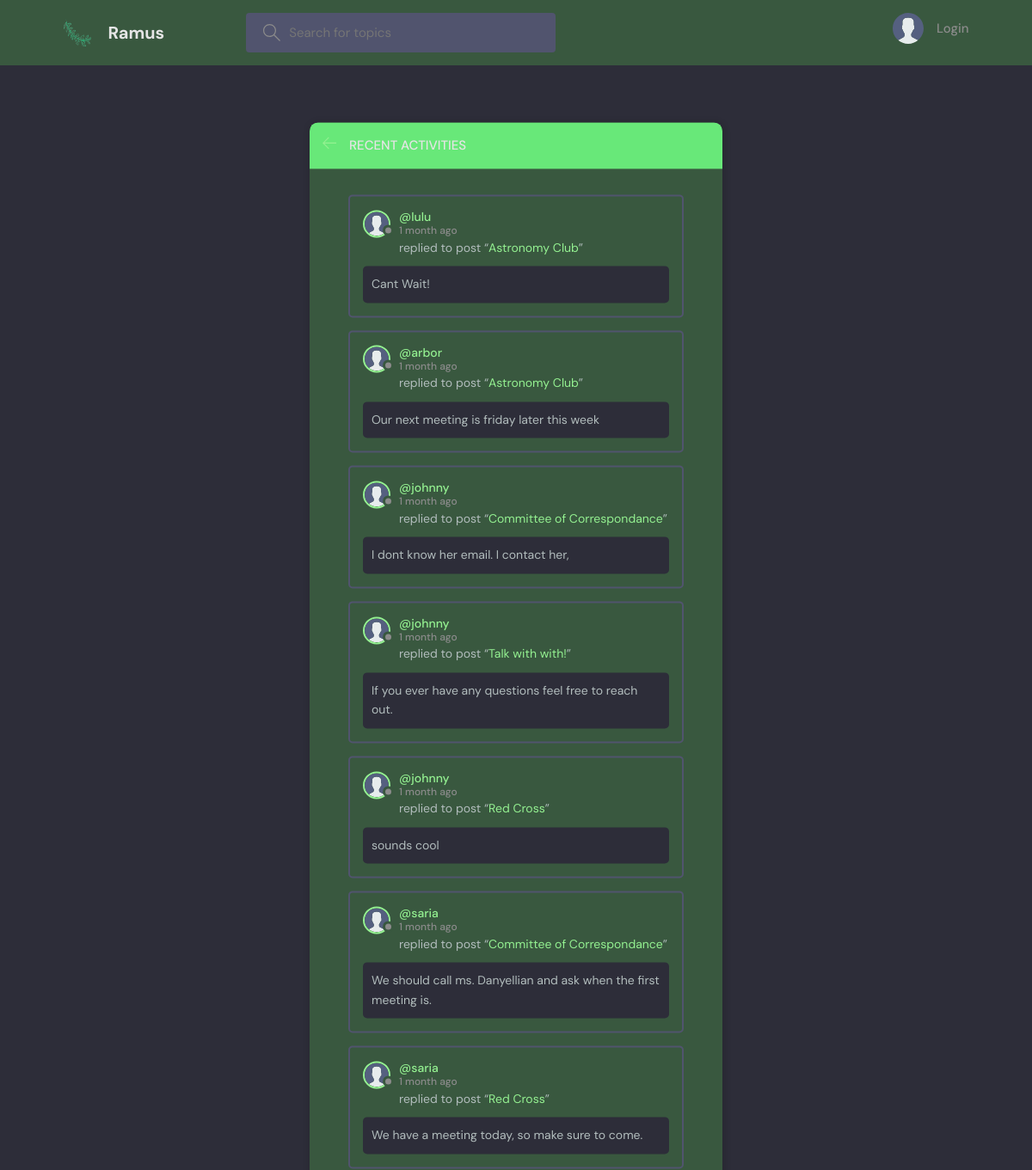
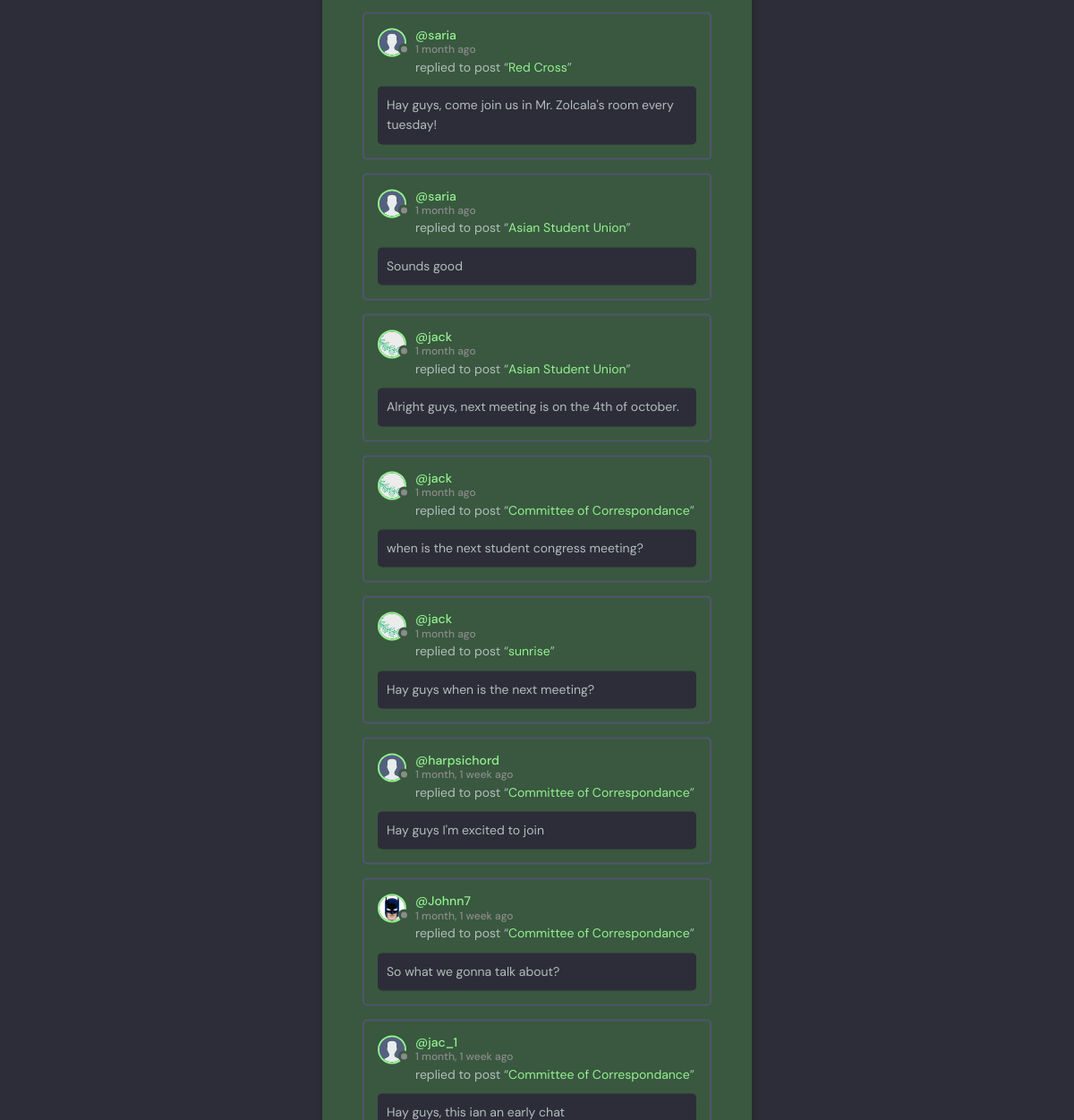
The page /activity/ on the database its author committed (2 pictures, top to bottom).
### base/models.py (models this page shows, shortened)
class Message(models.Model):
    user = models.ForeignKey(User, on_delete=models.CASCADE)
    room = models.ForeignKey(Room, on_delete=models.CASCADE)
    body = models.TextField()
    updated = models.DateTimeField(auto_now=True)
    created = models.DateTimeField(auto_now_add=True)
    class Meta:
        ordering = ['-updated', '-created']

class User(AbstractUser):
    name = models.CharField(max_length=200, null=True)
    email = models.EmailField(unique=True, null=True)
    username = models.CharField(unique=True, max_length=50, null=True)
    password = models.CharField(max_length=15, null=False)
    bio = models.TextField(null=True)
    avatar = models.ImageField(null=True, default="avatar.svg")
    USERNAME_FIELD = 'username'
    REQUIRED_FIELDS = []

class Room(models.Model):
    host = models.ForeignKey(User, on_delete=models.SET_NULL, null=True)
    topic = models.ForeignKey(Topic, on_delete=models.SET_NULL, null=True)
    name = models.CharField(max_length=200)
    description = models.TextField(null=True, blank=True)
    participants = models.ManyToManyField(
        User, related_name='participants', blank=True)
    updated = models.DateTimeField(auto_now=True)
    created = models.DateTimeField(auto_now_add=True)
    class Meta:
        ordering = ['-updated', '-created']
    def __str__(self):
        return self.name

### base/views.py (the view)
# urls.py: path('activity/', views.activityPage, name="activity"),
def activityPage(request):
    room_messages = Message.objects.all()
    return render(request, 'base/activity.html', {'room_messages': room_messages})

### templates/base/activity.html (shortened to what this page needs)
{% extends 'main.html' %}
{% block content %}
<main class="layout">
  <div class="container">
    <div class="layout__box">
      <div class="layout__boxHeader">
        <div class="layout__boxTitle">
          <a href="{% url 'home' %}">
            <svg version="1.1" xmlns="http://www.w3.org/2000/svg" width="32" height="32" viewBox="0 0 32 32">
              <title>arrow-left</title>
              <path
                    d="M13.723 2.286l-13.723 13.714 13.719 13.714 1.616-1.611-10.96-10.96h27.625v-2.286h-27.625l10.965-10.965-1.616-1.607z">
              </path>
              </path>
            </svg>
          </a>
          <h3>Recent Activities</h3>
        </div>
      </div>
      <div class="activities-page layout__body">
        {% for message in room_messages %}
        <div class="activities__box">
          <div class="activities__boxHeader roomListRoom__header">
            <a href="{% url 'user-profile' message.user.id %}" class="roomListRoom__author">
              <div class="avatar avatar--small">
                <img src="{{message.user.avatar.url}}" />
              </div>
              <p>
                @{{message.user}}
                <span>{{message.created|timesince}} ago</span>
              </p>
            </a>
          </div>
          <div class="activities__boxContent">
            <p>replied to post “<a href="{% url 'room' message.room.id %}">{{message.room}}</a>”</p>
            <div class="activities__boxRoomContent">
              {{message.body}}
            </div>
          </div>
        </div>
        {% endfor %}
      </div>
    </div>
  </div>
</main>
{% endblock content %}

### static/styles/style.css (style rules this page uses)
:root { --color-main: #94f191; --color-main-light: #e1f6fb; --color-dark: #39583f; --color-dark-medium: #51546e; --color-dark-light: #68e879; --color-light: #e5e5e5; --color-gray: #8b8b8b; --color-light-gray: #b2bdbd; --color-bg: #2d2d39; --color-success: #5dd693; --color-error: #fc4b0b; }
* { font-family: "DM Sans", -apple-system, BlinkMacSystemFont, "Segoe UI", Roboto, Oxygen, Ubuntu, Cantarell, "Open Sans", "Helvetica Neue", sans-serif; margin: 0; padding: 0; box-sizing: border-box; text-rendering: optimizeLegibility; font-size: inherit; }
html { font-size: 56.25%; }
@media only screen and (min-width: 1200px) { html { font-size: 62.5%; } }
body { line-height: 1.6; font-weight: 400; font-size: 1.5rem; color: var(--color-light-gray); background-color: var(--color-bg); min-height: 100vh; }
img { width: 100%; }
a { display: inline-block; color: var(--color-main); text-decoration: none; }
.container { max-width: 120rem; width: 90%; margin: auto; }
.avatar { position: relative; display: inline-block; border-radius: 50%; border: 2px solid var(--color-main); }
.avatar img { display: block; border-radius: 50%; object-fit: cover; object-position: center; }
.avatar::after { content: ""; display: block; position: absolute; background-color: var(--color-gray); z-index: 111; border-radius: 50%; border: 0.3rem solid var(--color-dark); }
.avatar.avatar--small img { width: 2.8rem; height: 2.8rem; }
.avatar.avatar--small:after { width: 0.7rem; height: 0.7rem; bottom: 0px; right: -6px; }
.layout { margin-top: 2.4rem; }
.layout > .container { display: flex; justify-content: space-between; align-items: flex-start; }
.layout__box { width: 90%; max-width: 48rem; min-height: 40rem; position: absolute; top: 50%; left: 50%; transform: translate(-50%, -46%); background-color: var(--color-dark); border-radius: 1rem; box-shadow: 1px 1px 6px 3px rgba(0, 0, 0, 0.1); overflow: hidden; }
.layout__boxHeader { display: flex; padding: 1.5rem; background-color: var(--color-dark-light); }
.layout__boxTitle { display: flex; gap: 1.5rem; align-items: center; }
.layout__boxTitle h3 { text-transform: uppercase; font-weight: 500; color: var(--color-light); }
.layout__boxTitle svg { width: 1.6rem; height: 1.6rem; fill: var(--color-main); }
.layout__body { margin: 3rem; }
.roomListRoom__header { display: flex; justify-content: space-between; align-items: center; }
.roomListRoom__author { font-weight: 500; display: flex; align-items: center; gap: 1rem; }
.activities__box { margin: 1.5rem; padding: 1.5rem; border: 2px solid var(--color-dark-medium); border-radius: 5px; }
.activities__boxHeader p { font-size: 1.4rem; line-height: 1.3; }
.activities__boxHeader p span { color: var(--color-gray); font-size: 1.2rem; display: block; }
.activities__boxContent { margin-left: 4.2rem; }
.activities__boxContent { font-size: 1.4rem; }
.activities__boxRoomContent { background: var(--color-bg); padding: 1rem; border-radius: 5px; margin-top: 1rem; margin-left: -4.2rem; }

### rows shown on the page
Message: user.avatar (placeholder picture), user "lulu", created "1 month", room "Astronomy Club", body "Cant Wait!"
Message: user.avatar (placeholder picture), user "arbor", created "1 month", room "Astronomy Club", body "Our next meeting is friday later this week"
Message: user.avatar (placeholder picture), user "johnny", created "1 month", room "Committee of Correspondance", body "I dont know her email. I contact her,"
Message: user.avatar (placeholder picture), user "johnny", created "1 month", room "Talk with with!", body "If you ever have any questions feel free to reach out."
Message: user.avatar (placeholder picture), user "johnny", created "1 month", room "Red Cross", body "sounds cool"
Message: user.avatar (placeholder picture), user "saria", created "1 month", room "Committee of Correspondance", body "We should call ms. Danyellian and ask when the first meeting is."
Message: user.avatar (placeholder picture), user "saria", created "1 month", room "Red Cross", body "We have a meeting today, so make sure to come."
Message: user.avatar (placeholder picture), user "saria", created "1 month", room "Red Cross", body "Hay guys, come join us in Mr. Zolcala's room every tuesday!"
Message: user.avatar (placeholder picture), user "saria", created "1 month", room "Asian Student Union", body "Sounds good"
Message: user.avatar (picture), user "jack", created "1 month", room "Asian Student Union", body "Alright guys, next meeting is on the 4th of october."
Message: user.avatar (picture), user "jack", created "1 month", room "Committee of Correspondance", body "when is the next student congress meeting?"
Message: user.avatar (picture), user "jack", created "1 month", room "sunrise", body "Hay guys when is the next meeting?"
Message: user.avatar (placeholder picture), user "harpsichord", created "1 month, 1 week", room "Committee of Correspondance", body "Hay guys I'm excited to join"
Message: user.avatar (picture), user "Johnn7", created "1 month, 1 week", room "Committee of Correspondance", body "So what we gonna talk about?"
Message: user.avatar (placeholder picture), user "jac_1", created "1 month, 1 week", room "Committee of Correspondance", body "Hay guys, this ian an early chat"
